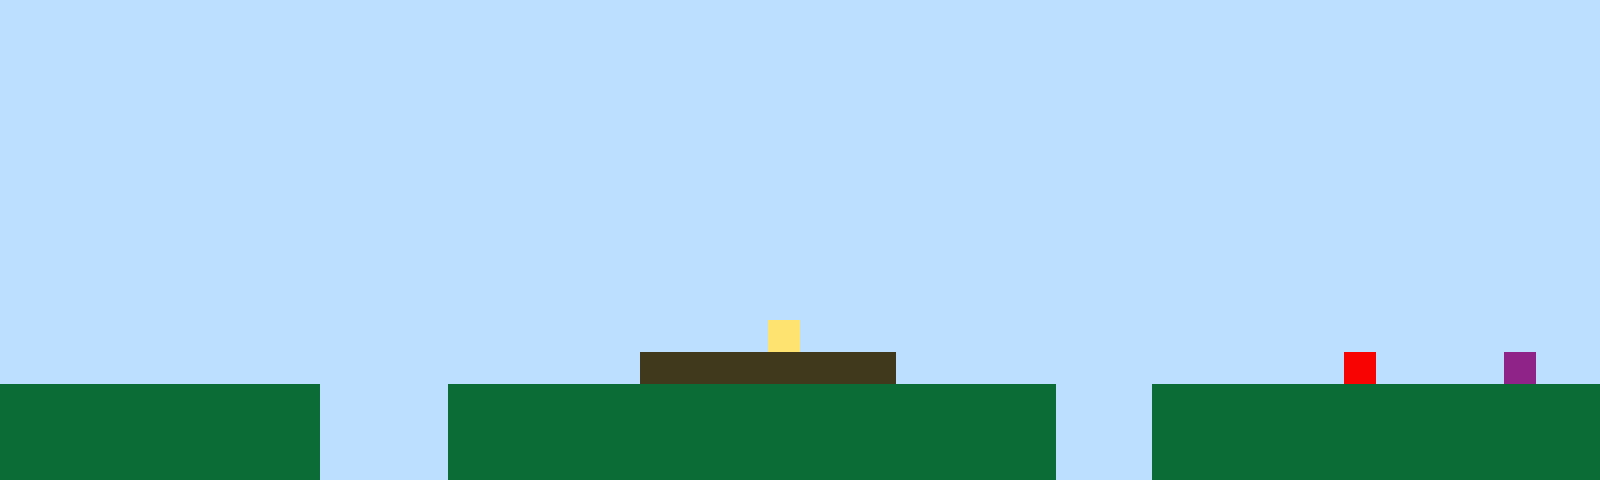

Tiled map render using the project's own tile images. Description and the whole map definition, tile-layer contents included, below:
An orthogonal 50x15 tile map with 32x32 px tiles, 1 tile layer (Tile Layer 1).

<map version="1.10" tiledversion="1.11.2" orientation="orthogonal" renderorder="right-up" width="50" height="15" tilewidth="32" tileheight="32" infinite="0" nextlayerid="2" nextobjectid="1"><editorsettings><export target="map1.csv" format="csv" /></editorsettings><tileset firstgid="1" name="sprites" tilewidth="32" tileheight="32" tilecount="6" columns="3"><image source="sprites.png" width="96" height="64" /></tileset><layer id="1" name="Tile Layer 1" width="50" height="15"><data encoding="csv">1,1,1,1,1,1,1,1,1,1,1,1,1,1,1,1,1,1,1,1,1,1,1,1,1,1,1,1,1,1,1,1,1,1,1,1,1,1,1,1,1,1,1,1,1,1,1,1,1,1,1,1,1,1,1,1,1,1,1,1,1,1,1,1,1,1,1,1,1,1,1,1,1,1,1,1,1,1,1,1,1,1,1,1,1,1,1,1,1,1,1,1,1,1,1,1,1,1,1,1,1,1,1,1,1,1,1,1,1,1,1,1,1,1,1,1,1,1,1,1,1,1,1,1,1,1,1,1,1,1,1,1,1,1,1,1,1,1,1,1,1,1,1,1,1,1,1,1,1,1,1,1,1,1,1,1,1,1,1,1,1,1,1,1,1,1,1,1,1,1,1,1,1,1,1,1,1,1,1,1,1,1,1,1,1,1,1,1,1,1,1,1,1,1,1,1,1,1,1,1,1,1,1,1,1,1,1,1,1,1,1,1,1,1,1,1,1,1,1,1,1,1,1,1,1,1,1,1,1,1,1,1,1,1,1,1,1,1,1,1,1,1,1,1,1,1,1,1,1,1,1,1,1,1,1,1,1,1,1,1,1,1,1,1,1,1,1,1,1,1,1,1,1,1,1,1,1,1,1,1,1,1,1,1,1,1,1,1,1,1,1,1,1,1,1,1,1,1,1,1,1,1,1,1,1,1,1,1,1,1,1,1,1,1,1,1,1,1,1,1,1,1,1,1,1,1,1,1,1,1,1,1,1,1,1,1,1,1,1,1,1,1,1,1,1,1,1,1,1,1,1,1,1,1,1,1,1,1,1,1,1,1,1,1,1,1,1,1,1,1,1,1,1,1,1,1,1,1,1,1,1,1,1,1,1,1,1,1,1,1,1,1,1,1,1,1,1,1,1,1,1,1,1,1,1,1,1,1,1,1,1,1,1,1,1,1,1,1,1,1,1,1,1,1,1,1,1,1,1,1,1,1,1,1,1,1,1,1,1,1,1,1,1,1,1,1,1,1,1,1,1,1,1,1,1,1,1,1,1,1,1,1,1,1,1,1,1,1,1,1,1,1,1,1,1,1,1,1,1,1,1,1,1,1,1,1,1,1,1,1,1,1,1,1,1,1,1,1,1,1,1,1,1,1,1,1,1,1,1,1,1,1,1,1,1,1,1,1,1,1,1,1,1,1,4,1,1,1,1,1,1,1,1,1,1,1,1,1,1,1,1,1,1,1,1,1,1,1,1,1,1,1,1,1,1,1,1,1,1,1,1,1,1,1,1,1,1,1,1,1,3,3,3,3,3,3,3,3,1,1,1,1,1,1,1,1,1,1,1,1,1,1,5,1,1,1,1,6,1,1,2,2,2,2,2,2,2,2,2,2,1,1,1,1,2,2,2,2,2,2,2,2,2,2,2,2,2,2,2,2,2,2,2,1,1,1,2,2,2,2,2,2,2,2,2,2,2,2,2,2,2,2,2,2,2,2,2,2,2,2,1,1,1,1,2,2,2,2,2,2,2,2,2,2,2,2,2,2,2,2,2,2,2,1,1,1,2,2,2,2,2,2,2,2,2,2,2,2,2,2,2,2,2,2,2,2,2,2,2,2,1,1,1,1,2,2,2,2,2,2,2,2,2,2,2,2,2,2,2,2,2,2,2,1,1,1,2,2,2,2,2,2,2,2,2,2,2,2,2,2</data></layer></map>
